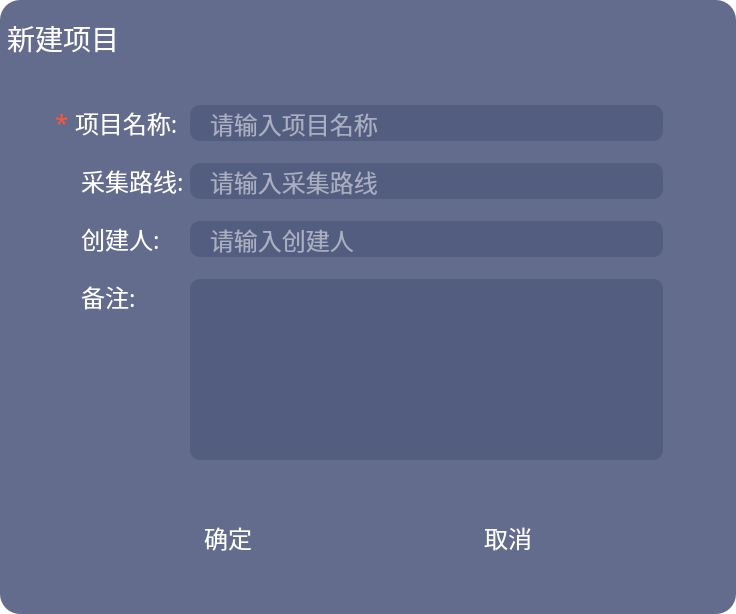
<?xml version="1.0" encoding="UTF-8"?>
<ui version="4.0">
 <class>CreateNewProject</class>
 <widget class="QDialog" name="CreateNewProject">
  <property name="geometry">
   <rect>
    <x>0</x>
    <y>0</y>
    <width>736</width>
    <height>614</height>
   </rect>
  </property>
  <property name="windowTitle">
   <string>Dialog</string>
  </property>
  <property name="autoFillBackground">
   <bool>false</bool>
  </property>
  <property name="styleSheet">
   <string notr="true">    QDialog {
        border-radius: 20px;
        background-color: rgba(61, 71, 112, 204);
        border: 1px solid rgba(255, 255, 255, 51);
    }
QWidget {
    font-family: &quot;思源黑体&quot;;
	color: white;
	background: transparent;
}
QLineEdit{
opacity: 0.5;
border-radius: 10px;
background: rgba(82, 93, 128, 1);
padding-left: 18px;   /* 清除默认padding */
padding-right: 0px;
}</string>
  </property>
  <layout class="QVBoxLayout" name="verticalLayout_2">
   <property name="spacing">
    <number>0</number>
   </property>
   <property name="leftMargin">
    <number>0</number>
   </property>
   <property name="topMargin">
    <number>0</number>
   </property>
   <property name="rightMargin">
    <number>0</number>
   </property>
   <property name="bottomMargin">
    <number>0</number>
   </property>
   <item>
    <widget class="QWidget" name="centralwidget" native="true">
     <property name="autoFillBackground">
      <bool>false</bool>
     </property>
     <property name="styleSheet">
      <string notr="true">QWidget#centralwidget{
opacity: 0.5;
border-radius: 20px;
background: rgba(61, 71, 112, 0.8);
}

QPushButton {
border:none;
background:transparent;
}

QToolButton {
border:none;
background:transparent;
}

QLabel {
border:none;
background:transparent;
}</string>
     </property>
     <layout class="QVBoxLayout" name="verticalLayout">
      <property name="spacing">
       <number>0</number>
      </property>
      <property name="leftMargin">
       <number>0</number>
      </property>
      <property name="topMargin">
       <number>0</number>
      </property>
      <property name="rightMargin">
       <number>0</number>
      </property>
      <property name="bottomMargin">
       <number>0</number>
      </property>
      <item>
       <widget class="QWidget" name="widget_title" native="true">
        <property name="sizePolicy">
         <sizepolicy hsizetype="Preferred" vsizetype="Fixed">
          <horstretch>0</horstretch>
          <verstretch>0</verstretch>
         </sizepolicy>
        </property>
        <property name="minimumSize">
         <size>
          <width>0</width>
          <height>75</height>
         </size>
        </property>
        <property name="styleSheet">
         <string notr="true">QWidget#widget_title{
	background: qlineargradient(
	  x1:0, y1:0.5, x2:1, y2:0.5,  /* 90度水平渐变 */
	  stop:0 rgba(78, 228, 224, 0),      /* 0%位置 */
	  stop:0.1919 rgba(77, 153, 245, 64), /* 19.19%位置(0.25×255≈64) */
	  stop:1 rgba(78, 218, 227, 0)       /* 100%位置 */
	);
}</string>
        </property>
        <layout class="QHBoxLayout" name="horizontalLayout_2">
         <property name="spacing">
          <number>0</number>
         </property>
         <property name="leftMargin">
          <number>0</number>
         </property>
         <property name="topMargin">
          <number>0</number>
         </property>
         <property name="rightMargin">
          <number>0</number>
         </property>
         <property name="bottomMargin">
          <number>0</number>
         </property>
         <item>
          <widget class="QLabel" name="label_6">
           <property name="text">
            <string/>
           </property>
           <property name="pixmap">
            <pixmap>../../assets/dialog/new_icon.png</pixmap>
           </property>
          </widget>
         </item>
         <item>
          <widget class="QLabel" name="label_5">
           <property name="font">
            <font>
             <family>思源黑体</family>
             <pointsize>21</pointsize>
            </font>
           </property>
           <property name="text">
            <string>新建项目</string>
           </property>
          </widget>
         </item>
         <item>
          <spacer name="horizontalSpacer">
           <property name="orientation">
            <enum>Qt::Orientation::Horizontal</enum>
           </property>
           <property name="sizeHint" stdset="0">
            <size>
             <width>40</width>
             <height>20</height>
            </size>
           </property>
          </spacer>
         </item>
        </layout>
       </widget>
      </item>
      <item>
       <layout class="QGridLayout" name="gridLayout">
        <property name="leftMargin">
         <number>55</number>
        </property>
        <property name="topMargin">
         <number>30</number>
        </property>
        <property name="rightMargin">
         <number>73</number>
        </property>
        <property name="bottomMargin">
         <number>48</number>
        </property>
        <property name="horizontalSpacing">
         <number>6</number>
        </property>
        <property name="verticalSpacing">
         <number>22</number>
        </property>
        <item row="3" column="1">
         <widget class="QLabel" name="label_4">
          <property name="font">
           <font>
            <family>思源黑体</family>
            <pointsize>18</pointsize>
           </font>
          </property>
          <property name="text">
           <string> 备注:</string>
          </property>
          <property name="alignment">
           <set>Qt::AlignmentFlag::AlignLeading|Qt::AlignmentFlag::AlignLeft|Qt::AlignmentFlag::AlignTop</set>
          </property>
         </widget>
        </item>
        <item row="1" column="2">
         <widget class="QLineEdit" name="lineEdit_project_route">
          <property name="font">
           <font>
            <family>思源黑体</family>
            <pointsize>18</pointsize>
           </font>
          </property>
          <property name="placeholderText">
           <string>请输入采集路线</string>
          </property>
         </widget>
        </item>
        <item row="2" column="1">
         <widget class="QLabel" name="label_3">
          <property name="font">
           <font>
            <family>思源黑体</family>
            <pointsize>18</pointsize>
           </font>
          </property>
          <property name="text">
           <string> 创建人:</string>
          </property>
         </widget>
        </item>
        <item row="0" column="1">
         <widget class="QLabel" name="label">
          <property name="font">
           <font>
            <family>思源黑体</family>
            <pointsize>18</pointsize>
           </font>
          </property>
          <property name="text">
           <string>项目名称:</string>
          </property>
         </widget>
        </item>
        <item row="1" column="1">
         <widget class="QLabel" name="label_2">
          <property name="font">
           <font>
            <family>思源黑体</family>
            <pointsize>18</pointsize>
           </font>
          </property>
          <property name="text">
           <string> 采集路线:</string>
          </property>
         </widget>
        </item>
        <item row="0" column="2">
         <widget class="QLineEdit" name="lineEdit_project_name">
          <property name="font">
           <font>
            <family>思源黑体</family>
            <pointsize>18</pointsize>
           </font>
          </property>
          <property name="styleSheet">
           <string notr="true"/>
          </property>
          <property name="text">
           <string/>
          </property>
          <property name="placeholderText">
           <string>请输入项目名称</string>
          </property>
         </widget>
        </item>
        <item row="3" column="2">
         <widget class="QTextEdit" name="textEdit_remark">
          <property name="font">
           <font>
            <family>思源黑体</family>
            <pointsize>18</pointsize>
           </font>
          </property>
          <property name="styleSheet">
           <string notr="true">border-radius: 10px;
background: rgba(82, 93, 128, 1);</string>
          </property>
         </widget>
        </item>
        <item row="2" column="2">
         <widget class="QLineEdit" name="lineEdit_creator">
          <property name="font">
           <font>
            <family>思源黑体</family>
            <pointsize>18</pointsize>
           </font>
          </property>
          <property name="placeholderText">
           <string>请输入创建人</string>
          </property>
         </widget>
        </item>
        <item row="0" column="0">
         <widget class="QLabel" name="label_7">
          <property name="font">
           <font>
            <family>思源黑体</family>
            <pointsize>18</pointsize>
           </font>
          </property>
          <property name="styleSheet">
           <string notr="true">color: rgba(255, 87, 51, 1);</string>
          </property>
          <property name="text">
           <string>*</string>
          </property>
         </widget>
        </item>
       </layout>
      </item>
      <item>
       <layout class="QHBoxLayout" name="horizontalLayout">
        <property name="spacing">
         <number>100</number>
        </property>
        <property name="leftMargin">
         <number>138</number>
        </property>
        <property name="rightMargin">
         <number>138</number>
        </property>
        <property name="bottomMargin">
         <number>46</number>
        </property>
        <item>
         <widget class="QPushButton" name="pushButton_Accepted">
          <property name="minimumSize">
           <size>
            <width>180</width>
            <height>60</height>
           </size>
          </property>
          <property name="maximumSize">
           <size>
            <width>180</width>
            <height>60</height>
           </size>
          </property>
          <property name="font">
           <font>
            <family>思源黑体</family>
            <pointsize>18</pointsize>
           </font>
          </property>
          <property name="styleSheet">
           <string notr="true">    border-radius: 10px;
    background: qlineargradient(x1:0, y1:0, x2:1, y2:0,
        stop:0 rgba(73, 126, 229, 1),
        stop:1 rgba(78, 218, 222, 1));</string>
          </property>
          <property name="text">
           <string>确定</string>
          </property>
         </widget>
        </item>
        <item>
         <widget class="QPushButton" name="pushButton_Cancel">
          <property name="minimumSize">
           <size>
            <width>180</width>
            <height>60</height>
           </size>
          </property>
          <property name="maximumSize">
           <size>
            <width>180</width>
            <height>60</height>
           </size>
          </property>
          <property name="font">
           <font>
            <family>思源黑体</family>
            <pointsize>18</pointsize>
           </font>
          </property>
          <property name="styleSheet">
           <string notr="true">    border-radius: 10px;
    background: qlineargradient(x1:0, y1:0, x2:1, y2:0,
        stop:0 rgba(250, 77, 100, 1),
        stop:1 rgba(240, 112, 79, 1));</string>
          </property>
          <property name="text">
           <string>取消</string>
          </property>
         </widget>
        </item>
       </layout>
      </item>
     </layout>
    </widget>
   </item>
  </layout>
 </widget>
 <tabstops>
  <tabstop>lineEdit_project_name</tabstop>
  <tabstop>lineEdit_project_route</tabstop>
  <tabstop>lineEdit_creator</tabstop>
  <tabstop>textEdit_remark</tabstop>
  <tabstop>pushButton_Accepted</tabstop>
  <tabstop>pushButton_Cancel</tabstop>
 </tabstops>
 <resources/>
 <connections>
  <connection>
   <sender>pushButton_Cancel</sender>
   <signal>clicked()</signal>
   <receiver>CreateNewProject</receiver>
   <slot>reject()</slot>
   <hints>
    <hint type="sourcelabel">
     <x>505</x>
     <y>554</y>
    </hint>
    <hint type="destinationlabel">
     <x>521</x>
     <y>604</y>
    </hint>
   </hints>
  </connection>
 </connections>
</ui>
